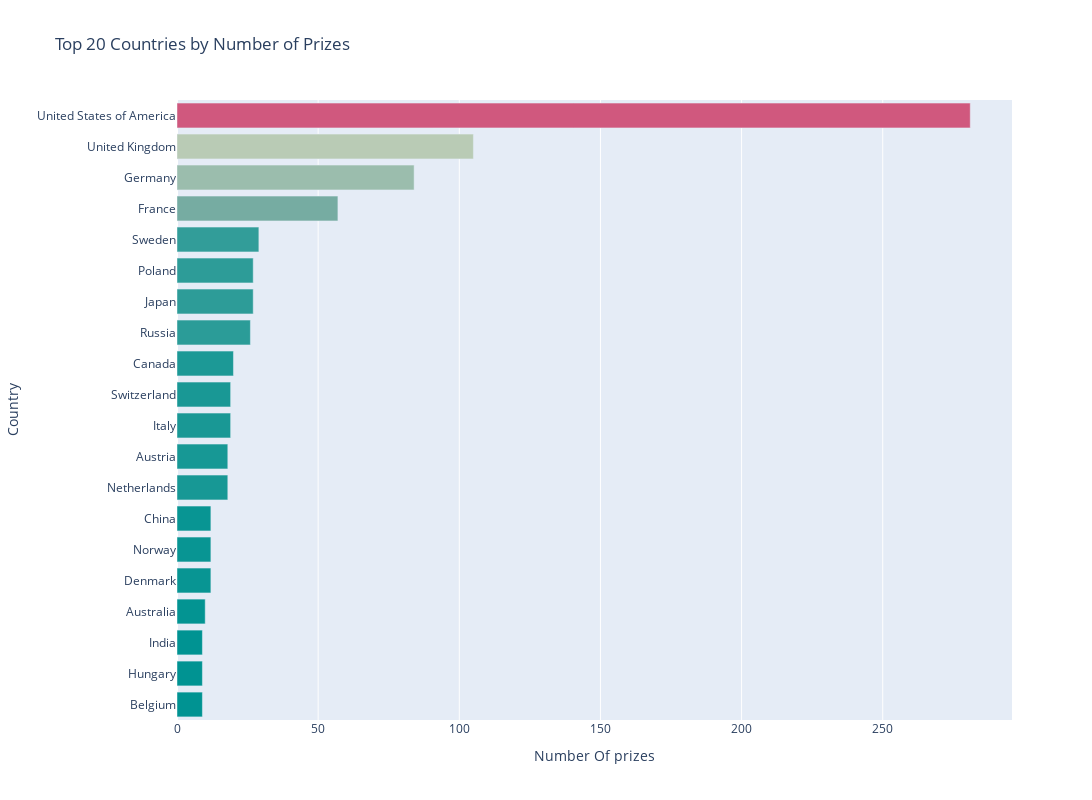

Here is the notebook cell this chart was saved with:
### Code cell
plt.figure(figsize=(12, 8), dpi=120)
bar = px.bar(
    x=top20_countries['prize'],
    y=top20_countries['birth_country_current'],
    orientation='h',
    color=top20_countries['prize'],
    color_continuous_scale= 'tealrose',
    title='Top 20 Countries by Number of Prizes'
    )

bar.update_layout(
    xaxis_title='Number Of prizes',
    yaxis_title='Country',
    coloraxis_showscale=False,
    width=1200,
    height=800
)

### Figure 1 — Plotly figure (JSON) as saved in the notebook; plotly's stock layout.template omitted (floating-point values rounded to 4 significant figures)
{"data": [{"alignmentgroup": "True", "hovertemplate": "x=%{x}<br>y=%{y}<br>color=%{marker.color}<extra></extra>", "legendgroup": "", "marker": {"color": [9, 9, 9, 10, 12, 12, 12, 18, 18, 19, 19, 20, 26, 27, 27, 29, 57, 84, 105, 281], "coloraxis": "coloraxis", "pattern": {"shape": ""}}, "name": "", "offsetgroup": "", "orientation": "h", "showlegend": false, "textposition": "auto", "type": "bar", "x": [9, 9, 9, 10, 12, 12, 12, 18, 18, 19, 19, 20, 26, 27, 27, 29, 57, 84, 105, 281], "xaxis": "x", "y": ["Belgium", "Hungary", "India", "Australia", "Denmark", "Norway", "China", "Netherlands", "Austria", "Italy", "Switzerland", "Canada", "Russia", "Japan", "Poland", "Sweden", "France", "Germany", "United Kingdom", "United States of America"], "yaxis": "y"}], "layout": {"barmode": "relative", "coloraxis": {"colorbar": {"title": {"text": "color"}}, "colorscale": [[0, "rgb(0, 147, 146)"], [0.1667, "rgb(114, 170, 161)"], [0.3333, "rgb(177, 199, 179)"], [0.5, "rgb(241, 234, 200)"], [0.6667, "rgb(229, 185, 173)"], [0.8333, "rgb(217, 137, 148)"], [1, "rgb(208, 88, 126)"]], "showscale": false}, "height": 800, "legend": {"tracegroupgap": 0}, "title": {"text": "Top 20 Countries by Number of Prizes"}, "width": 1200, "xaxis": {"anchor": "y", "domain": [0, 1], "title": {"text": "Number Of prizes"}}, "yaxis": {"anchor": "x", "domain": [0, 1], "title": {"text": "Country"}}}}
